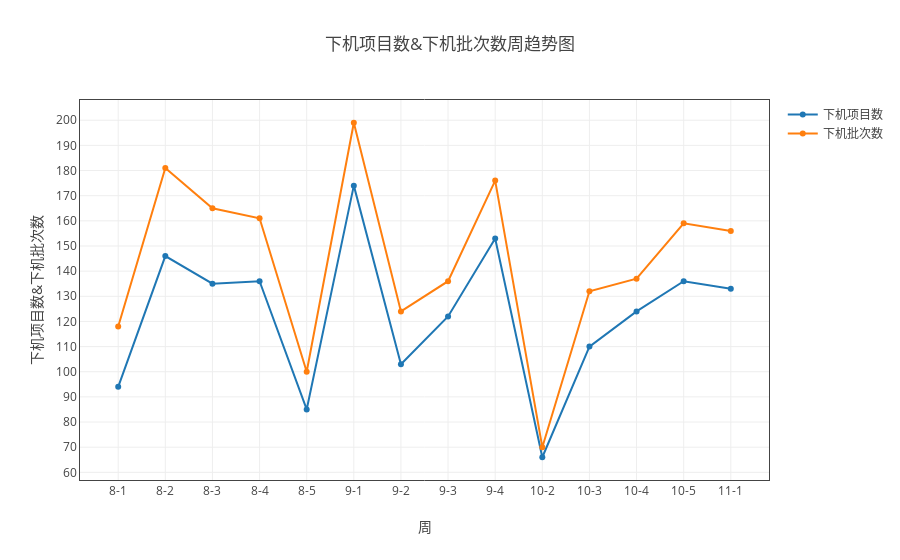
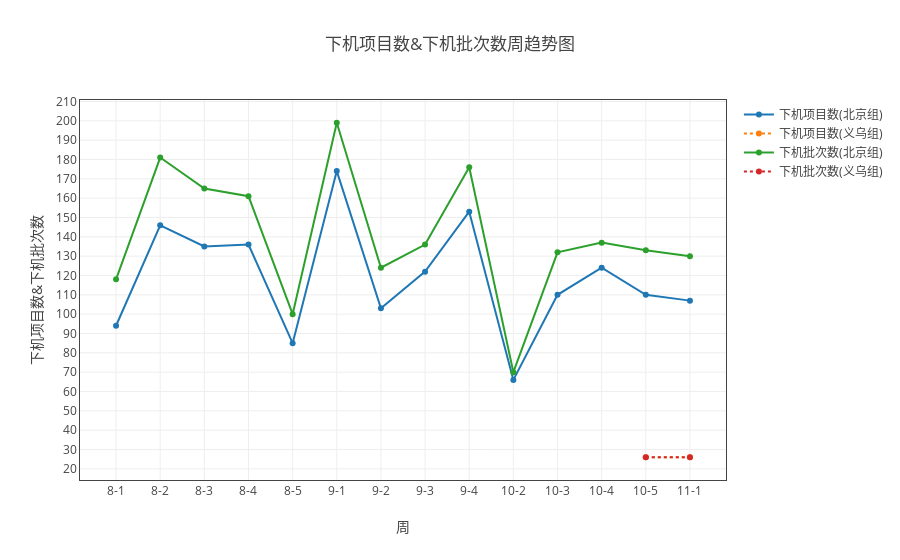

Notebook code for these charts, in order:
### Markdown cell above
#### 下机批次数和下机项目数

### Code cell
ss = myModule.format(all_df1 ,"日期（格式“月-周次”）" ,['下机批次数','下机项目数'])
myModule.myPlot(myModule.sort_by_index(ss.groupby('sum'))).plot('line')

ss = myModule.format(all_df1 ,"日期（格式“月-周次”）" ,['下机批次数','下机项目数'])
ss.add_group('组别')
myModule.myPlot(myModule.sort_by_index(ss.groupby('sum'))).plot('line')

### Figure 1 — Plotly figure (JSON) as saved in the notebook; plotly's stock layout.template omitted (floating-point values rounded to 4 significant figures)
{"data": [{"name": "下机项目数", "type": "scatter", "uid": "d3ebcf00-e702-11e8-8ddb-a41f72875c19", "x": ["8-1", "8-2", "8-3", "8-4", "8-5", "9-1", "9-2", "9-3", "9-4", "10-2", "10-3", "10-4", "10-5", "11-1"], "y": [94, 146, 135, 136, 85, 174, 103, 122, 153, 66, 110, 124, 136, 133]}, {"name": "下机批次数", "type": "scatter", "uid": "d3ebcf01-e702-11e8-8ddb-a41f72875c19", "x": ["8-1", "8-2", "8-3", "8-4", "8-5", "9-1", "9-2", "9-3", "9-4", "10-2", "10-3", "10-4", "10-5", "11-1"], "y": [118, 181, 165, 161, 100, 199, 124, 136, 176, 70, 132, 137, 159, 156]}], "layout": {"title": "下机项目数&下机批次数周趋势图", "xaxis": {"mirror": "all", "nticks": 20, "showgrid": true, "showline": true, "title": "周", "type": "category", "zeroline": true}, "yaxis": {"mirror": "all", "nticks": 20, "showgrid": true, "showline": true, "title": "下机项目数&下机批次数", "zeroline": true}}}

### Figure 2 — Plotly figure (JSON) as saved in the notebook; plotly's stock layout.template omitted (floating-point values rounded to 4 significant figures)
{"data": [{"line": {"dash": "solid"}, "name": "下机项目数(北京组)", "type": "scatter", "uid": "d3ebcf02-e702-11e8-8ddb-a41f72875c19", "x": ["8-1", "8-2", "8-3", "8-4", "8-5", "9-1", "9-2", "9-3", "9-4", "10-2", "10-3", "10-4", "10-5", "11-1"], "y": [94, 146, 135, 136, 85, 174, 103, 122, 153, 66, 110, 124, 110, 107]}, {"line": {"dash": "dot"}, "name": "下机项目数(义乌组)", "type": "scatter", "uid": "d3ebcf03-e702-11e8-8ddb-a41f72875c19", "x": ["8-1", "8-2", "8-3", "8-4", "8-5", "9-1", "9-2", "9-3", "9-4", "10-2", "10-3", "10-4", "10-5", "11-1"], "y": [null, null, null, null, null, null, null, null, null, null, null, null, 26, 26]}, {"line": {"dash": "solid"}, "name": "下机批次数(北京组)", "type": "scatter", "uid": "d3ebcf04-e702-11e8-8ddb-a41f72875c19", "x": ["8-1", "8-2", "8-3", "8-4", "8-5", "9-1", "9-2", "9-3", "9-4", "10-2", "10-3", "10-4", "10-5", "11-1"], "y": [118, 181, 165, 161, 100, 199, 124, 136, 176, 70, 132, 137, 133, 130]}, {"line": {"dash": "dot"}, "name": "下机批次数(义乌组)", "type": "scatter", "uid": "d3ebcf05-e702-11e8-8ddb-a41f72875c19", "x": ["8-1", "8-2", "8-3", "8-4", "8-5", "9-1", "9-2", "9-3", "9-4", "10-2", "10-3", "10-4", "10-5", "11-1"], "y": [null, null, null, null, null, null, null, null, null, null, null, null, 26, 26]}], "layout": {"title": "下机项目数&下机批次数周趋势图", "xaxis": {"mirror": "all", "nticks": 20, "showgrid": true, "showline": true, "title": "周", "type": "category", "zeroline": true}, "yaxis": {"mirror": "all", "nticks": 20, "showgrid": true, "showline": true, "title": "下机项目数&下机批次数", "zeroline": true}}}
